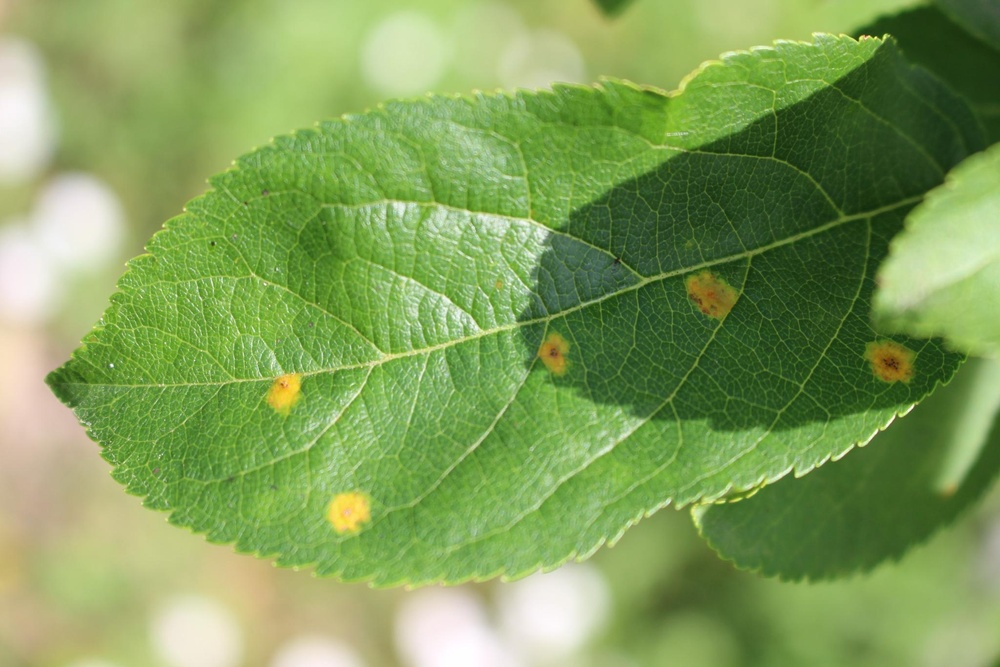
#> input picture Introducao a Visao Computacional/4. Representação de Cores no Espaço/imagemTeste.jpg, 1000 x 667 px, shrunk from 2048 x 1365 before the run
$ python converterRGBparaHSV.py
#> lines starting #> are read from the running program, lines starting #| are printed output that depends on the picture
import cv2

imagem = cv2.imread("imagemTeste.jpg")
#> imagem is the input picture: shape (667, 1000, 3); mean B, G, R 89.7, 158.7, 129.2

# Convertendo a imagem de RGB para HSV e depois segmentando
imagem = cv2.cvtColor(imagem, cv2.COLOR_BGR2HSV)
#> imagem: shape (667, 1000, 3); mean H, S, V 42.9, 121.2, 160
matiz, saturacao, valor = cv2.split(imagem)
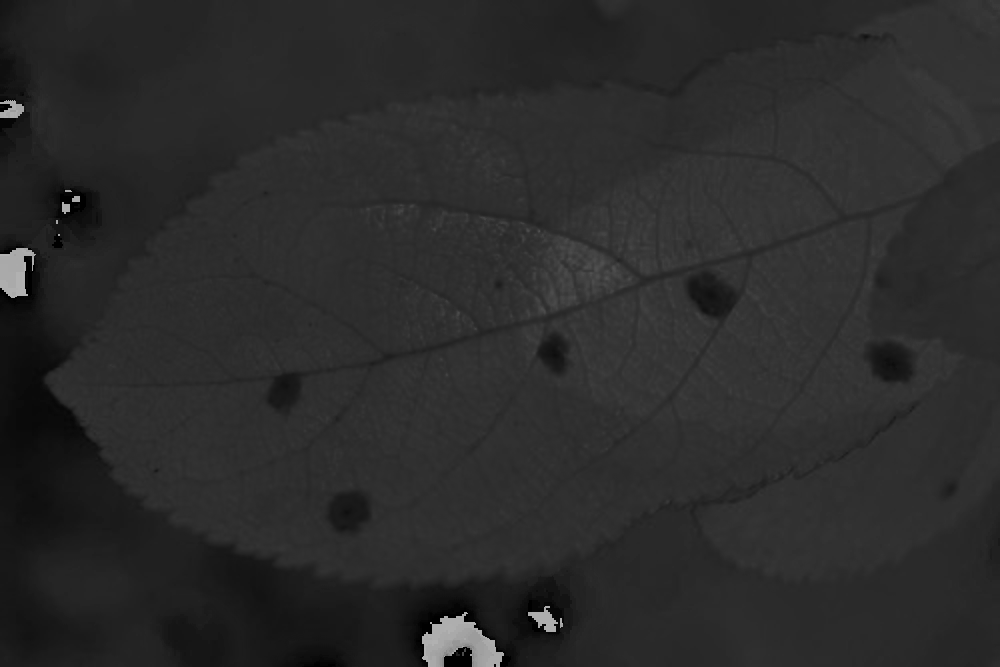
#> matiz: shape (667, 1000); min 0, max 177, mean 42.9
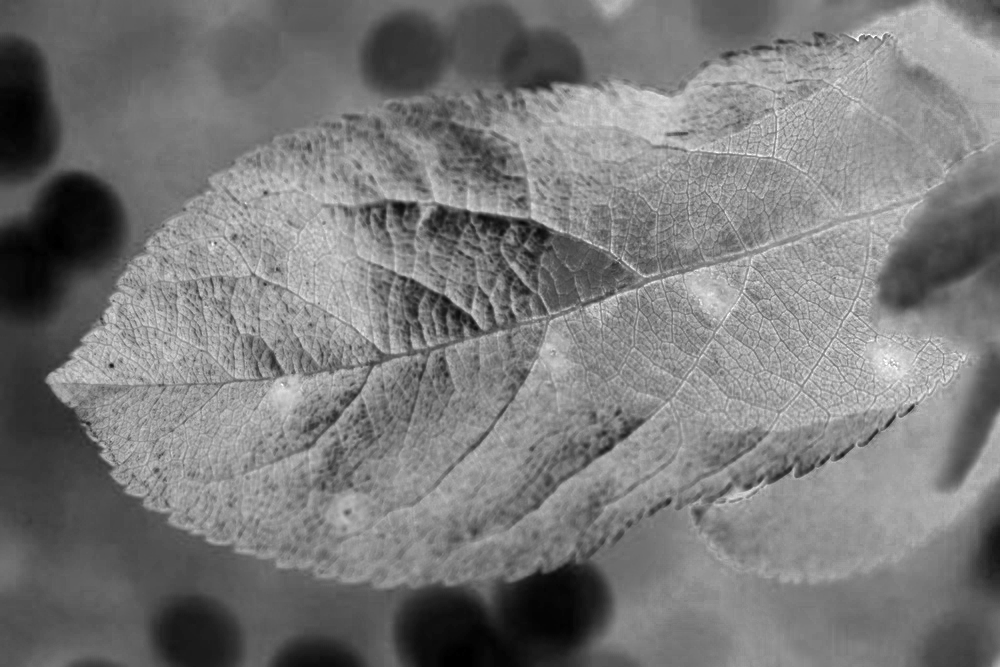
#> saturacao: shape (667, 1000); min 0, max 255, mean 121.2
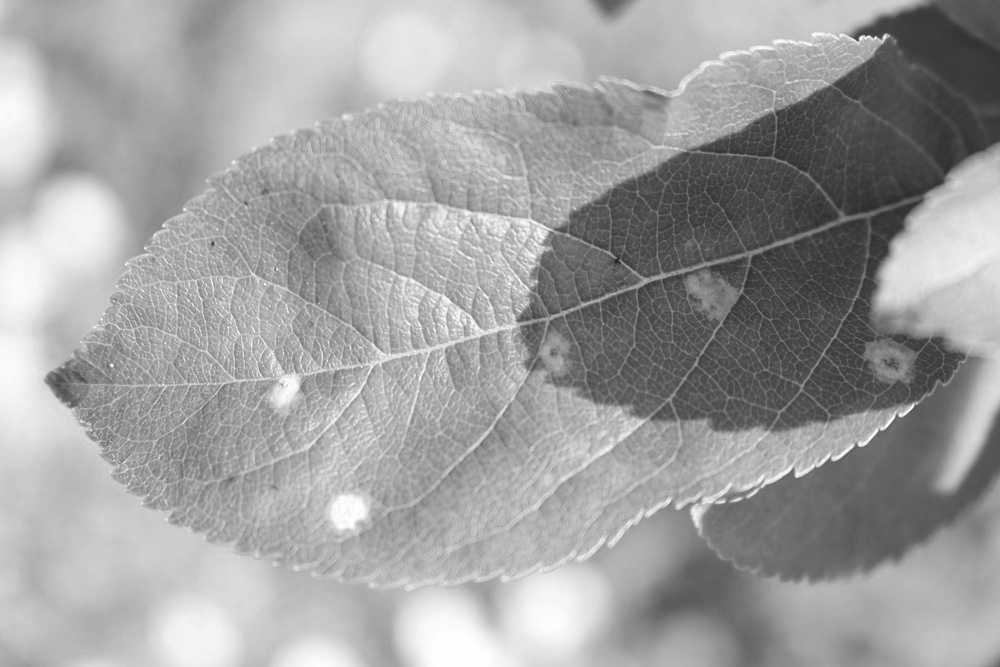
#> valor: shape (667, 1000); min 35, max 255, mean 160

cv2.imshow("Canal H", matiz)
cv2.imshow("Canal S", saturacao)
cv2.imshow("Canal V", valor)

# Combinando as imagens segmentadas
imagem = cv2.merge((matiz, saturacao, valor))
imagem = cv2.cvtColor(imagem, cv2.COLOR_HSV2BGR)

cv2.imshow("Imagem", imagem)

cv2.waitKey(0)
cv2.destroyAllWindows()
